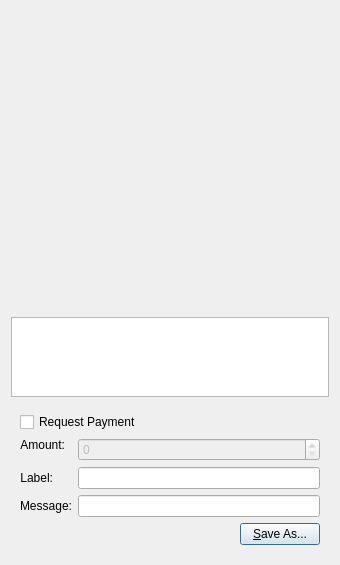
<?xml version="1.0" encoding="UTF-8"?>
<ui version="4.0">
 <class>QRCodeDialog</class>
 <widget class="QDialog" name="QRCodeDialog">
  <property name="geometry">
   <rect>
    <x>0</x>
    <y>0</y>
    <width>340</width>
    <height>565</height>
   </rect>
  </property>
  <property name="windowTitle">
   <string>QR Code Dialog</string>
  </property>
  <layout class="QVBoxLayout" name="verticalLayout_3">
   <item>
    <widget class="QLabel" name="lblQRCode">
     <property name="sizePolicy">
      <sizepolicy hsizetype="Expanding" vsizetype="Expanding">
       <horstretch>0</horstretch>
       <verstretch>0</verstretch>
      </sizepolicy>
     </property>
     <property name="minimumSize">
      <size>
       <width>300</width>
       <height>300</height>
      </size>
     </property>
     <property name="textFormat">
      <enum>Qt::PlainText</enum>
     </property>
     <property name="alignment">
      <set>Qt::AlignCenter</set>
     </property>
     <property name="wordWrap">
      <bool>true</bool>
     </property>
    </widget>
   </item>
   <item>
    <widget class="QPlainTextEdit" name="outUri">
     <property name="sizePolicy">
      <sizepolicy hsizetype="Expanding" vsizetype="Minimum">
       <horstretch>0</horstretch>
       <verstretch>0</verstretch>
      </sizepolicy>
     </property>
     <property name="minimumSize">
      <size>
       <width>0</width>
       <height>50</height>
      </size>
     </property>
     <property name="tabChangesFocus">
      <bool>true</bool>
     </property>
     <property name="textInteractionFlags">
      <set>Qt::TextSelectableByKeyboard|Qt::TextSelectableByMouse</set>
     </property>
    </widget>
   </item>
   <item>
    <widget class="QWidget" name="widget" native="true">
     <layout class="QVBoxLayout" name="verticalLayout_2">
      <item>
       <widget class="QCheckBox" name="chkReqPayment">
        <property name="enabled">
         <bool>true</bool>
        </property>
        <property name="text">
         <string>Request Payment</string>
        </property>
       </widget>
      </item>
      <item>
       <layout class="QFormLayout" name="formLayout">
        <property name="fieldGrowthPolicy">
         <enum>QFormLayout::AllNonFixedFieldsGrow</enum>
        </property>
        <item row="1" column="0">
         <widget class="QLabel" name="lblLabel">
          <property name="text">
           <string>Label:</string>
          </property>
          <property name="textFormat">
           <enum>Qt::PlainText</enum>
          </property>
          <property name="alignment">
           <set>Qt::AlignRight|Qt::AlignTrailing|Qt::AlignVCenter</set>
          </property>
          <property name="buddy">
           <cstring>lnLabel</cstring>
          </property>
         </widget>
        </item>
        <item row="1" column="1">
         <widget class="QLineEdit" name="lnLabel"/>
        </item>
        <item row="2" column="0">
         <widget class="QLabel" name="lblMessage">
          <property name="text">
           <string>Message:</string>
          </property>
          <property name="textFormat">
           <enum>Qt::PlainText</enum>
          </property>
          <property name="alignment">
           <set>Qt::AlignRight|Qt::AlignTrailing|Qt::AlignVCenter</set>
          </property>
          <property name="buddy">
           <cstring>lnMessage</cstring>
          </property>
         </widget>
        </item>
        <item row="2" column="1">
         <widget class="QLineEdit" name="lnMessage"/>
        </item>
        <item row="0" column="0">
         <widget class="QLabel" name="lblAmount">
          <property name="sizePolicy">
           <sizepolicy hsizetype="Preferred" vsizetype="Maximum">
            <horstretch>0</horstretch>
            <verstretch>0</verstretch>
           </sizepolicy>
          </property>
          <property name="text">
           <string>Amount:</string>
          </property>
          <property name="textFormat">
           <enum>Qt::PlainText</enum>
          </property>
          <property name="alignment">
           <set>Qt::AlignRight|Qt::AlignTrailing|Qt::AlignVCenter</set>
          </property>
          <property name="buddy">
           <cstring>lnReqAmount</cstring>
          </property>
         </widget>
        </item>
        <item row="0" column="1">
         <widget class="InfocoinAmountField" name="lnReqAmount">
          <property name="enabled">
           <bool>false</bool>
          </property>
          <property name="minimumSize">
           <size>
            <width>80</width>
            <height>0</height>
           </size>
          </property>
         </widget>
        </item>
       </layout>
      </item>
      <item>
       <layout class="QHBoxLayout" name="horizontalLayout">
        <item>
         <spacer name="horizontalSpacer">
          <property name="orientation">
           <enum>Qt::Horizontal</enum>
          </property>
          <property name="sizeHint" stdset="0">
           <size>
            <width>40</width>
            <height>20</height>
           </size>
          </property>
         </spacer>
        </item>
        <item>
         <widget class="QPushButton" name="btnSaveAs">
          <property name="styleSheet">
           <string notr="true"/>
          </property>
          <property name="text">
           <string>&amp;Save As...</string>
          </property>
         </widget>
        </item>
       </layout>
      </item>
     </layout>
    </widget>
   </item>
  </layout>
 </widget>
 <customwidgets>
  <customwidget>
   <class>InfocoinAmountField</class>
   <extends>QSpinBox</extends>
   <header>infocoinamountfield.h</header>
   <container>1</container>
  </customwidget>
 </customwidgets>
 <resources/>
 <connections>
  <connection>
   <sender>chkReqPayment</sender>
   <signal>clicked(bool)</signal>
   <receiver>lnReqAmount</receiver>
   <slot>setEnabled(bool)</slot>
   <hints>
    <hint type="sourcelabel">
     <x>92</x>
     <y>285</y>
    </hint>
    <hint type="destinationlabel">
     <x>98</x>
     <y>311</y>
    </hint>
   </hints>
  </connection>
 </connections>
</ui>
